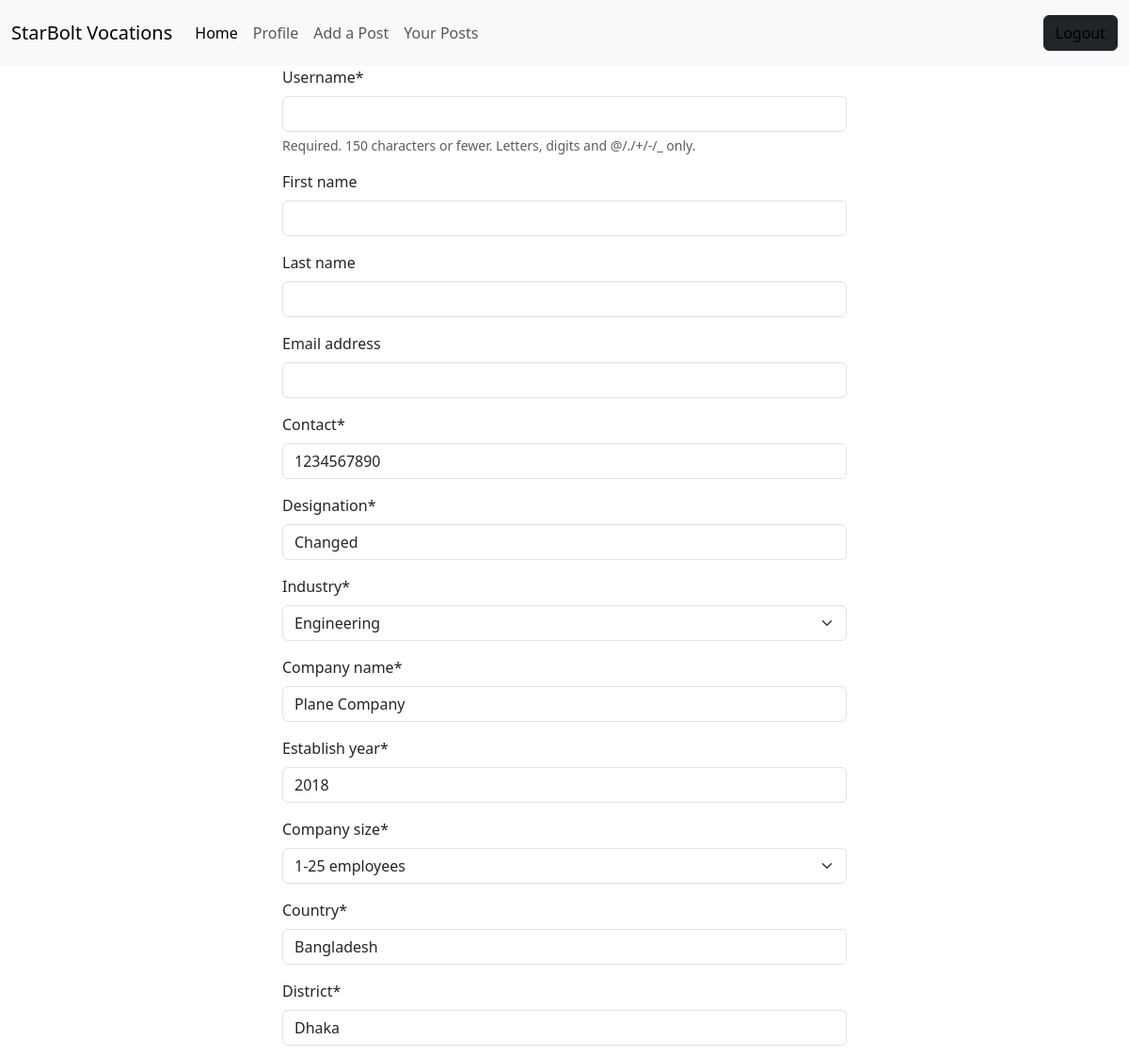
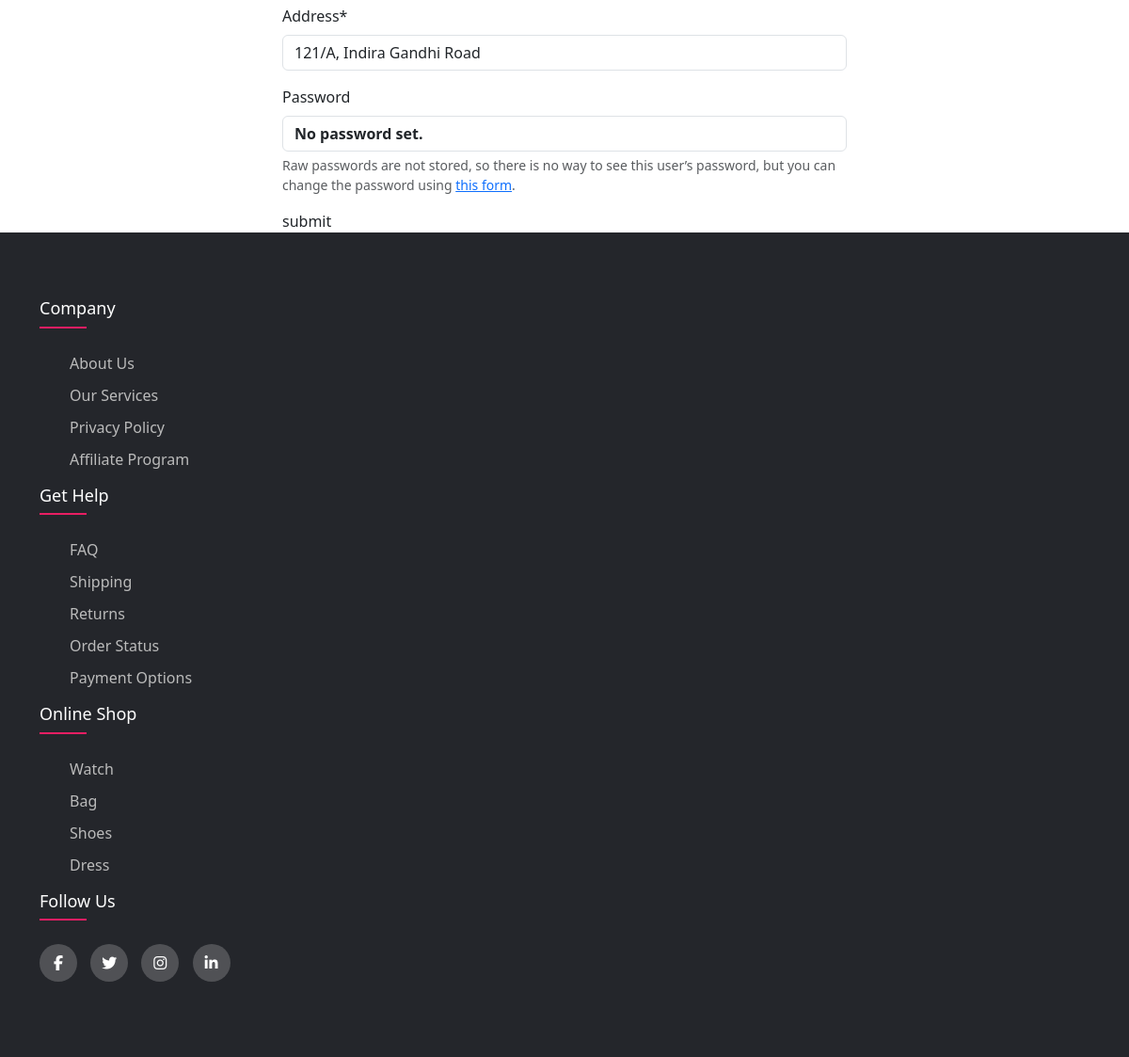
Page /employers/edit_profile/ (signed in) on the committed database (2 pictures, top to bottom).
### employers/models.py (models this page shows, shortened)
class Employer(models.Model):
    user= models.OneToOneField(User,related_name='employer', on_delete=models.CASCADE)
    contact= models.CharField(max_length= 12)
    designation= models.CharField(max_length=20, blank=True)
    industry= models.ForeignKey(Industry, on_delete= models.CASCADE)
    company_name= models.CharField(max_length= 40)
    establish_year= models.IntegerField()
    company_size= models.CharField(max_length= 17, choices= COMPANY_SIZE)
    country= models.CharField(max_length= 40)
    district= models.CharField(max_length= 40)
    address= models.TextField()

### employers/views.py (the view, shortened to what this page needs)
# urls.py: path('edit_profile/', views.EmpProfileEditView.as_view(), name= 'edit_profile'),
class EmpProfileEditView(View, LoginRequiredMixin):
    template_name= 'edit_profile.html'
    def get(self, request):
        try:
            emp= models.Employer.objects.get(user= request.user)
            form= forms.EmployerUpdateForm(instance= emp)
            return render(request, self.template_name, {"form":form})
        except models.Employer.DoesNotExist:
            raise Http404('Account does not exist')

### employers/forms.py (shortened to what this page needs)
class EmployerUpdateForm(UserChangeForm):
    contact= forms.CharField()
    designation= forms.CharField()
    industry= forms.ModelChoiceField(queryset=models.Industry.objects.all())
    company_name= forms.CharField()
    establish_year= forms.IntegerField()
    company_size= forms.ChoiceField( choices= COMPANY_SIZE)
    country= forms.CharField()
    district= forms.CharField()
    address= forms.CharField()
    class Meta:
        model= models.User
        fields = ['username','first_name', 'last_name', 'email', 'contact','designation','industry', 'company_name', 'establish_year', 'company_size', 'country', 'district', 'address',]
        exclude=['password']

### employers/models.py (called while the page is built)
    def __str__(self) -> str:
        return self.name

### employers/templates/edit_profile.html (shortened to what this page needs)
{% extends "empbrowse.html" %}
 {% block content %}
 {%load crispy_forms_tags%}
<form class="m-auto w-50" action="" method="POST">
    {{form | crispy}}
    <button type="submit" >submit</button>
</form>
 {% endblock%}

### rows in the picture
Employer: contact "1234567890", designation "Changed", industry "Engineering", company_name "Plane Company", establish_year "2018", company_size "1-25 employees", country "Bangladesh", district "Dhaka", address "121/A, Indira Gandhi Road"
